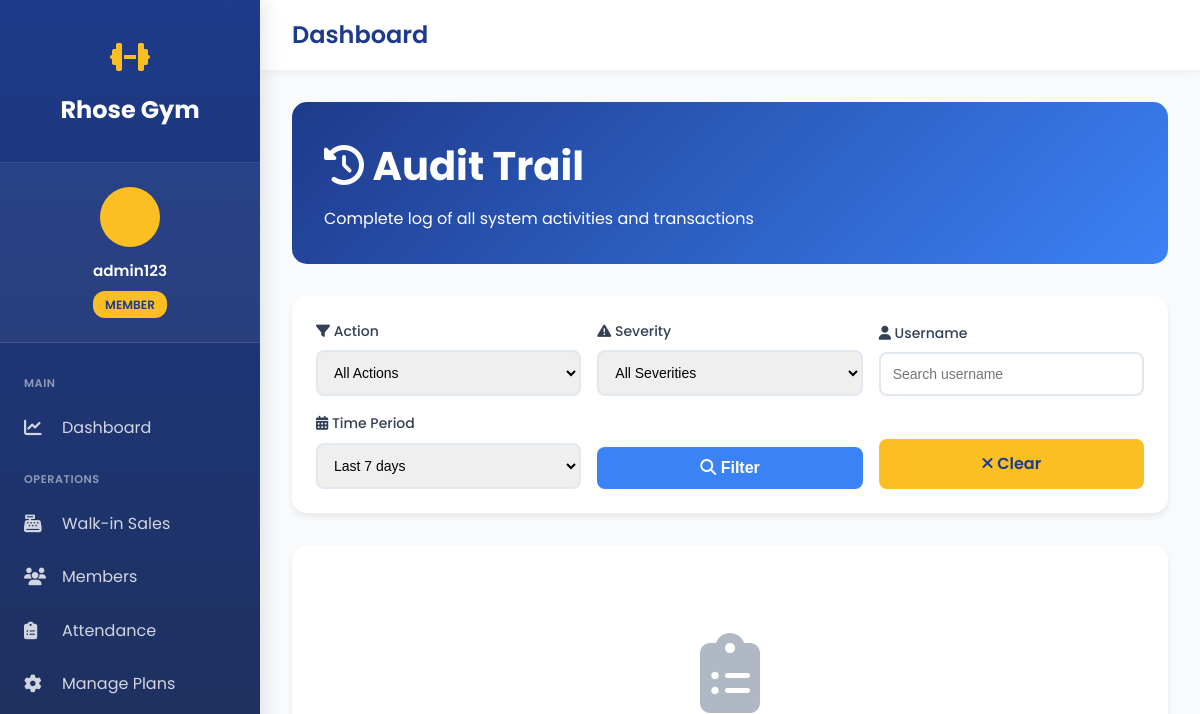
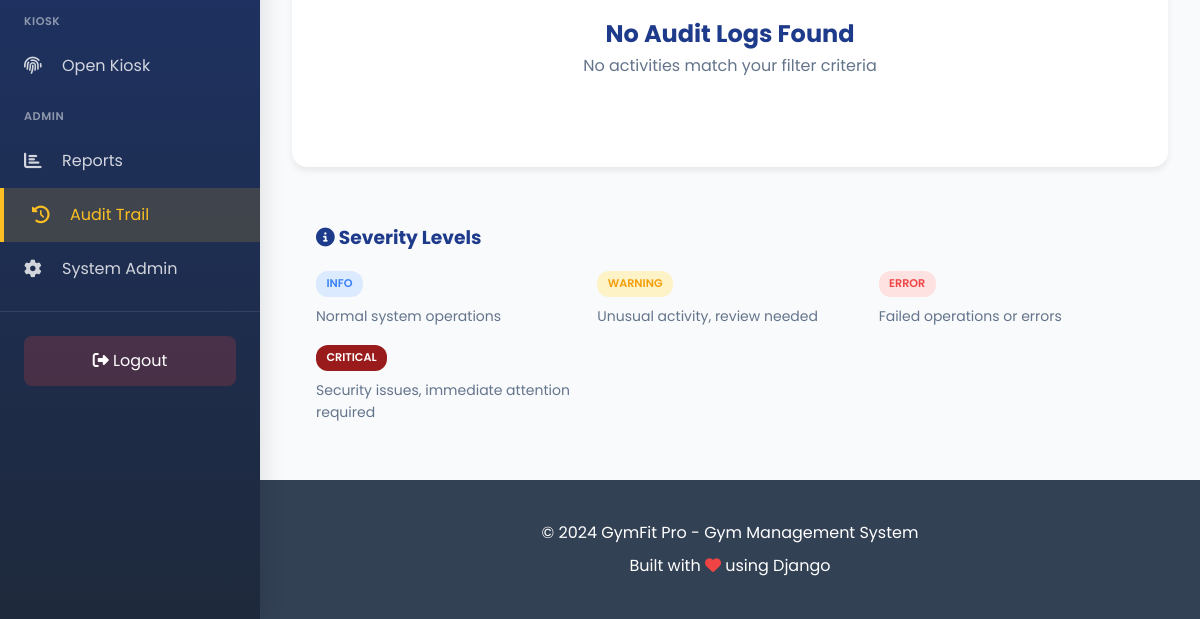
Before: /audit-trail/ (signed in) with the older database file (2 pictures, top to bottom).
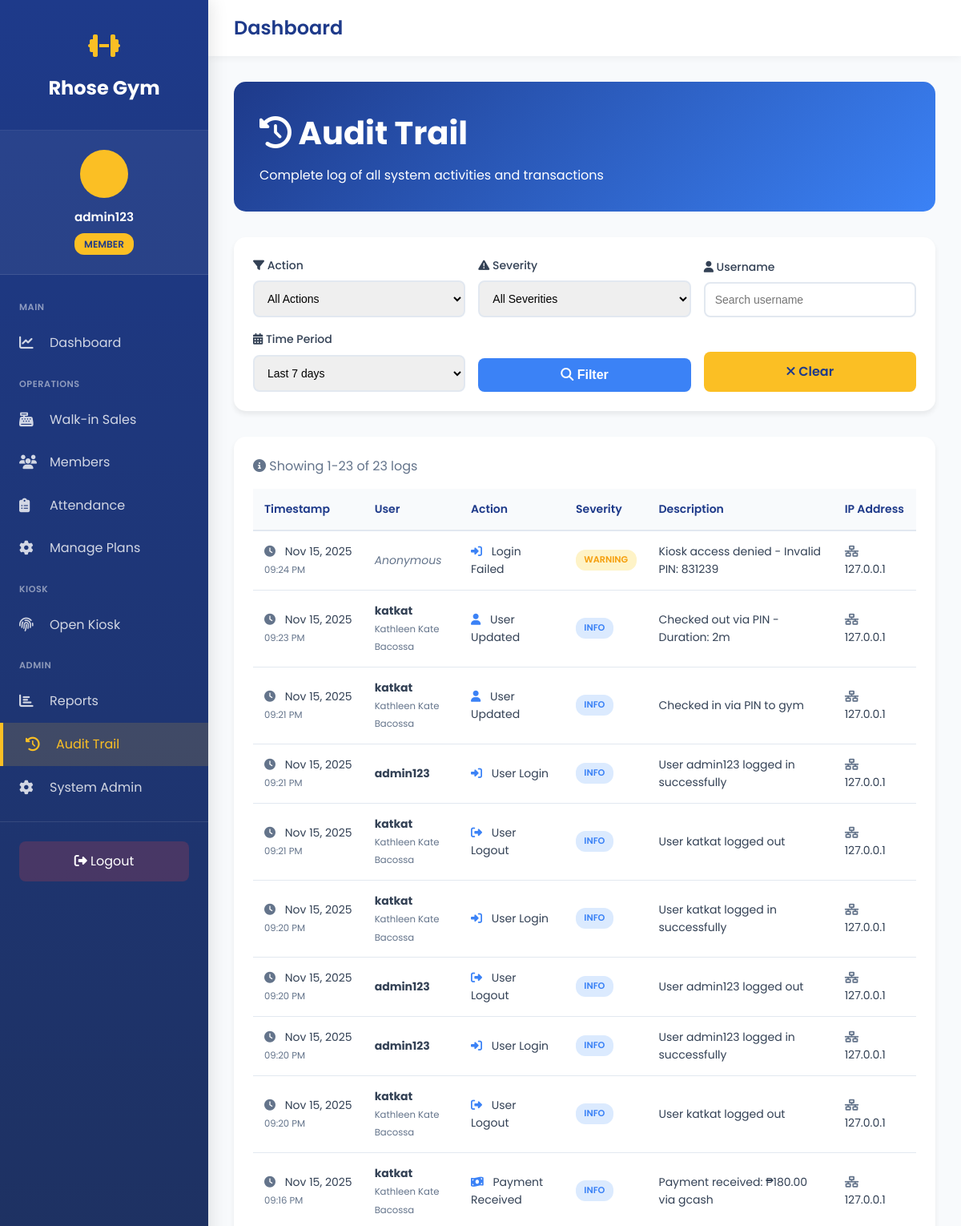
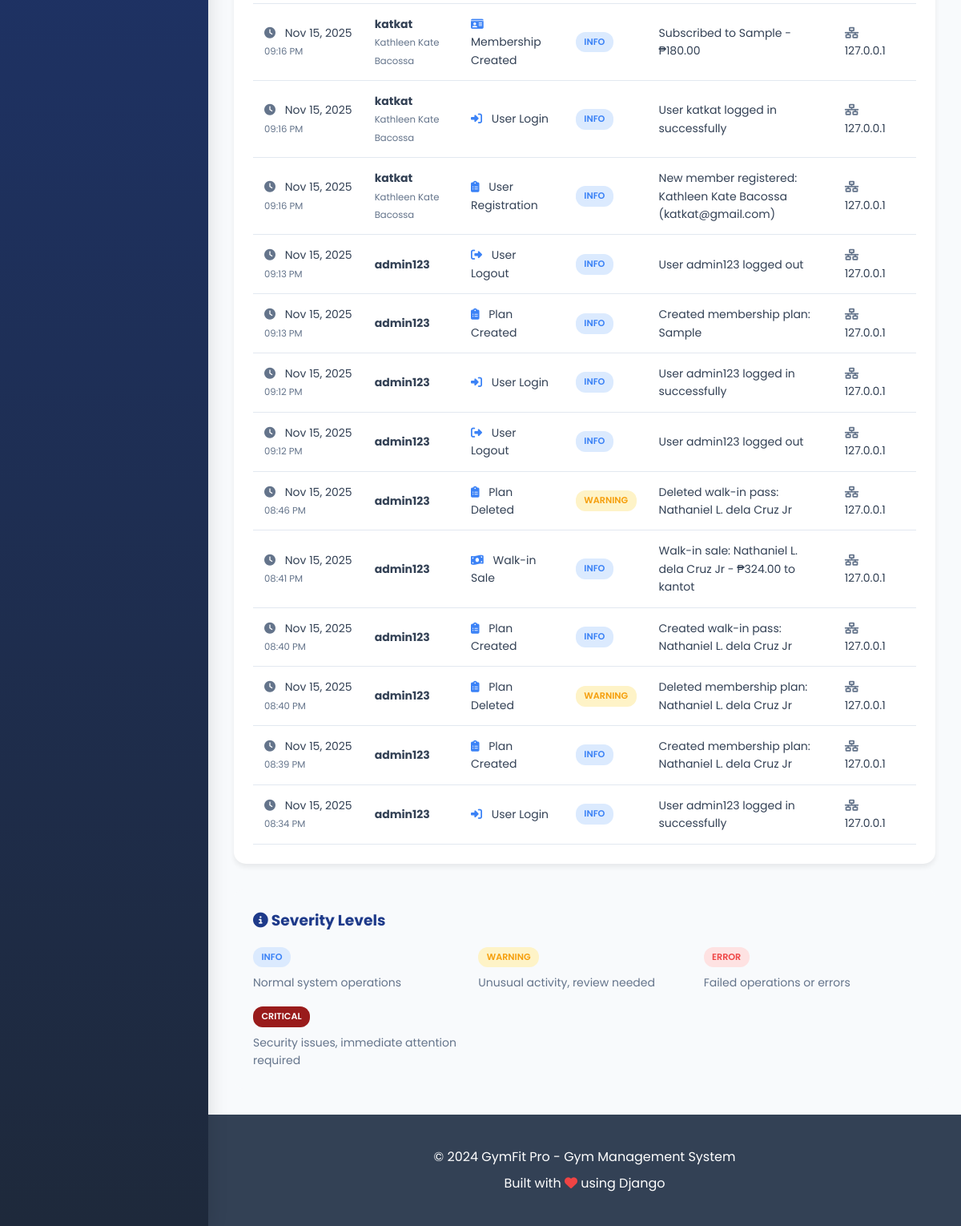
After: the same page with the newer database file (2 pictures, top to bottom).
### gym_app/models.py (models this page shows, shortened)
class AuditLog(models.Model):
    ACTION_CHOICES = [
        ('login', 'User Login'),
        ('logout', 'User Logout'),
        ('login_failed', 'Login Failed'),
        ('register', 'User Registration'),
        ('user_created', 'User Created'),
        ('user_updated', 'User Updated'),
        ('user_deleted', 'User Deleted'),
        ('role_changed', 'Role Changed'),
        ('membership_created', 'Membership Created'),
        ('membership_updated', 'Membership Updated'),
        ('membership_cancelled', 'Membership Cancelled'),
        ('membership_expired', 'Membership Expired'),
        ('payment_received', 'Payment Received'),
        ('walkin_sale', 'Walk-in Sale'),
        ('payment_refunded', 'Payment Refunded'),
        ('plan_created', 'Plan Created'),
        ('plan_updated', 'Plan Updated'),
        ('plan_deleted', 'Plan Deleted'),
        ('data_export', 'Data Exported'),
        ('report_generated', 'Report Generated'),
        ('settings_changed', 'Settings Changed'),
        ('unauthorized_access', 'Unauthorized Access Attempt'),
        ('password_changed', 'Password Changed'),
        ('permission_denied', 'Permission Denied'),
    ]
    SEVERITY_CHOICES = [
        ('info', 'Info'),
        ('warning', 'Warning'),
        ('error', 'Error'),
        ('critical', 'Critical'),
    ]
    user = models.ForeignKey(
        User,
        on_delete=models.SET_NULL,
        null=True,
        blank=True,
        related_name='audit_logs'
    )
    action = models.CharField(max_length=50, choices=ACTION_CHOICES)
    severity = models.CharField(max_length=10, choices=SEVERITY_CHOICES, default='info')
    description = models.TextField()
    ip_address = models.GenericIPAddressField(null=True, blank=True)
    user_agent = models.TextField(blank=True, null=True)
    model_name = models.CharField(max_length=100, blank=True, null=True)
    object_id = models.CharField(max_length=100, blank=True, null=True)
    object_repr = models.CharField(max_length=200, blank=True, null=True)
    extra_data = models.JSONField(default=dict, blank=True)
    timestamp = models.DateTimeField(auto_now_add=True, db_index=True)
    class Meta:
        db_table = 'audit_logs'
        verbose_name = 'Audit Log'
        verbose_name_plural = 'Audit Logs'
        ordering = ['-timestamp']
        indexes = [
            models.Index(fields=['-timestamp']),
            models.Index(fields=['user', '-timestamp']),
            models.Index(fields=['action', '-timestamp']),
        ]

class User(AbstractUser):
    ROLE_CHOICES = [
        ('admin', 'Admin'),
        ('staff', 'Staff'),
        ('member', 'Member'),
    ]
    role = models.CharField(max_length=10, choices=ROLE_CHOICES, default='member')
    mobile_no = models.CharField(max_length=20, blank=True, null=True)
    address = models.TextField(blank=True, null=True)
    birthdate = models.DateField(blank=True, null=True)
    age = models.IntegerField(blank=True, null=True)
    kiosk_pin = models.CharField(
        max_length=6,
        blank=True,
        null=True,
        unique=True,
        help_text="6-digit PIN for kiosk check-in/out",
        verbose_name="Kiosk PIN"
    )
    created_at = models.DateTimeField(auto_now_add=True)
    updated_at = models.DateTimeField(auto_now=True)
    class Meta:
        db_table = 'users'
        verbose_name = 'User'
        verbose_name_plural = 'Users'
    def is_admin(self):
        return self.role == 'admin' or self.is_superuser

### gym_app/views.py (the view, shortened to what this page needs)
# urls.py: path('audit-trail/', views.audit_trail_view, name='audit_trail'),
@login_required
def audit_trail_view(request):
    action_filter = request.GET.get('action', '')
    user_filter = request.GET.get('user', '')
    severity_filter = request.GET.get('severity', '')
    days_filter = request.GET.get('days', '7')
    logs = AuditLog.objects.all().select_related('user')
    if action_filter:
        logs = logs.filter(action=action_filter)
    if user_filter:
        logs = logs.filter(user__username__icontains=user_filter)
    if severity_filter:
        logs = logs.filter(severity=severity_filter)
    if days_filter:
        try:
            days = int(days_filter)
            from datetime import timedelta
            start_date = timezone.now() - timedelta(days=days)
            logs = logs.filter(timestamp__gte=start_date)
        except ValueError:
            pass
    from django.core.paginator import Paginator
    paginator = Paginator(logs, 50)  # 50 logs per page
    page_number = request.GET.get('page')
    page_obj = paginator.get_page(page_number)
    actions = AuditLog.ACTION_CHOICES
    context = {
        'page_obj': page_obj,
        'actions': actions,
        'action_filter': action_filter,
        'user_filter': user_filter,
        'severity_filter': severity_filter,
        'days_filter': days_filter,
    }
    return render(request, 'gym_app/audit_trail.html', context)

### templates/gym_app/audit_trail.html (shortened to what the changed rows need)
{% extends 'gym_app/base_sidebar.html' %}
{% block content %}
{% load static %}
<link rel="stylesheet" href="{% static 'gym_app/css/pages/audit_trail.css' %}">
<div class="page-header">
    <h1><i class="fas fa-history"></i> Audit Trail</h1>
</div>
<div class="table-container">
    {% if page_obj %}
    <p style="color: var(--gray); margin-bottom: 1rem;">
        <i class="fas fa-info-circle"></i>
        Showing {{ page_obj.start_index }}-{{ page_obj.end_index }} of {{ page_obj.paginator.count }} log{{ page_obj.paginator.count|pluralize }}
    </p>
    <table>
        <thead>
            <tr>
                <th>Timestamp</th>
                <th>User</th>
                <th>Action</th>
                <th>Severity</th>
                <th>Description</th>
                <th>IP Address</th>
            </tr>
        </thead>
        <tbody>
            {% for log in page_obj %}
            <tr>
                <td style="white-space: nowrap;">
                    <i class="fas fa-clock action-icon" style="color: var(--gray);"></i>
                    {{ log.timestamp|date:"M d, Y" }}<br>
                    <small style="color: var(--gray);">{{ log.timestamp|date:"h:i A" }}</small>
                </td>
                <td>
                    {% if log.user %}
                        <strong>{{ log.user.username }}</strong><br>
                        <small style="color: var(--gray);">{{ log.user.get_full_name }}</small>
                    {% else %}
                        <em style="color: var(--gray);">Anonymous</em>
                    {% endif %}
                </td>
                <td>
                    <i class="fas fa-{% if 'login' in log.action %}sign-in-alt{% elif 'logout' in log.action %}sign-out-alt{% elif 'payment' in log.action or 'sale' in log.action %}money-bill-wave{% elif 'membership' in log.action %}id-card{% elif 'user' in log.action %}user{% else %}clipboard-list{% endif %} action-icon"
                       style="color: var(--secondary-blue);"></i>
                    {{ log.get_action_display }}
                </td>
                <td>
                    <span class="badge badge-{{ log.severity }}">
                        {{ log.severity|upper }}
                    </span>
                </td>
                <td>{{ log.description }}</td>
                <td>
                    {% if log.ip_address %}
                        <i class="fas fa-network-wired action-icon" style="color: var(--gray);"></i>
                        {{ log.ip_address }}
                    {% else %}
                        <em style="color: var(--gray);">N/A</em>
                    {% endif %}
                </td>
            </tr>
            {% endfor %}
        </tbody>
    </table>
    {% else %}
    <div class="empty-state">
        <i class="fas fa-clipboard-list"></i>
        <h2 style="color: var(--primary-blue);">No Audit Logs Found</h2>
        <p>No activities match your filter criteria</p>
    </div>
    {% endif %}
</div>
{% endblock %}

Changed rows visible on the page:
added AuditLog: timestamp "Nov 15, 2025", timestamp "09:24 PM", shows "Anonymous", action "Login Failed", severity "WARNING", description "Kiosk access denied - Invalid PIN: 831239", ip_address "127.0.0.1"
added AuditLog: timestamp "Nov 15, 2025", timestamp "09:23 PM", user.username "katkat", user.get_full_name "Kathleen Kate Bacossa", action "User Updated", severity "INFO", description "Checked out via PIN - Duration: 2m", ip_address "127.0.0.1"
added AuditLog: timestamp "Nov 15, 2025", timestamp "09:21 PM", user.username "katkat", user.get_full_name "Kathleen Kate Bacossa", action "User Updated", severity "INFO", description "Checked in via PIN to gym", ip_address "127.0.0.1"
added AuditLog: timestamp "Nov 15, 2025", timestamp "09:21 PM", user.username "admin123", action "User Login", severity "INFO", description "User admin123 logged in successfully", ip_address "127.0.0.1"
added AuditLog: timestamp "Nov 15, 2025", timestamp "09:21 PM", user.username "katkat", user.get_full_name "Kathleen Kate Bacossa", action "User Logout", severity "INFO", description "User katkat logged out", ip_address "127.0.0.1"
added AuditLog: timestamp "Nov 15, 2025", timestamp "09:20 PM", user.username "katkat", user.get_full_name "Kathleen Kate Bacossa", action "User Login", severity "INFO", description "User katkat logged in successfully", ip_address "127.0.0.1"
added AuditLog: timestamp "Nov 15, 2025", timestamp "09:20 PM", user.username "admin123", action "User Logout", severity "INFO", description "User admin123 logged out", ip_address "127.0.0.1"
added AuditLog: timestamp "Nov 15, 2025", timestamp "09:20 PM", user.username "admin123", action "User Login", severity "INFO", description "User admin123 logged in successfully", ip_address "127.0.0.1"
added AuditLog: timestamp "Nov 15, 2025", timestamp "09:20 PM", user.username "katkat", user.get_full_name "Kathleen Kate Bacossa", action "User Logout", severity "INFO", description "User katkat logged out", ip_address "127.0.0.1"
added AuditLog: timestamp "Nov 15, 2025", timestamp "09:16 PM", user.username "katkat", user.get_full_name "Kathleen Kate Bacossa", action "Payment Received", severity "INFO", description "Payment received: ₱180.00 via gcash", ip_address "127.0.0.1"
added AuditLog: timestamp "Nov 15, 2025", timestamp "09:16 PM", user.username "katkat", user.get_full_name "Kathleen Kate Bacossa", action "Membership Created", severity "INFO", description "Subscribed to Sample - ₱180.00", ip_address "127.0.0.1"
added AuditLog: timestamp "Nov 15, 2025", timestamp "09:16 PM", user.username "katkat", user.get_full_name "Kathleen Kate Bacossa", action "User Login", severity "INFO", description "User katkat logged in successfully", ip_address "127.0.0.1"
added AuditLog: timestamp "Nov 15, 2025", timestamp "09:16 PM", user.username "katkat", user.get_full_name "Kathleen Kate Bacossa", action "User Registration", severity "INFO", description "New member registered: Kathleen Kate Bacossa (katkat@gmail.com)", ip_address "127.0.0.1"
added AuditLog: timestamp "Nov 15, 2025", timestamp "09:13 PM", user.username "admin123", action "User Logout", severity "INFO", description "User admin123 logged out", ip_address "127.0.0.1"
added AuditLog: timestamp "Nov 15, 2025", timestamp "09:13 PM", user.username "admin123", action "Plan Created", severity "INFO", description "Created membership plan: Sample", ip_address "127.0.0.1"
added AuditLog: timestamp "Nov 15, 2025", timestamp "09:12 PM", user.username "admin123", action "User Login", severity "INFO", description "User admin123 logged in successfully", ip_address "127.0.0.1"
added AuditLog: timestamp "Nov 15, 2025", timestamp "09:12 PM", user.username "admin123", action "User Logout", severity "INFO", description "User admin123 logged out", ip_address "127.0.0.1"
added AuditLog: timestamp "Nov 15, 2025", timestamp "08:46 PM", user.username "admin123", action "Plan Deleted", severity "WARNING", description "Deleted walk-in pass: Nathaniel L. dela Cruz Jr", ip_address "127.0.0.1"
added AuditLog: timestamp "Nov 15, 2025", timestamp "08:41 PM", user.username "admin123", action "Walk-in Sale", severity "INFO", description "Walk-in sale: Nathaniel L. dela Cruz Jr - ₱324.00 to kantot", ip_address "127.0.0.1"
added AuditLog: timestamp "Nov 15, 2025", timestamp "08:40 PM", user.username "admin123", action "Plan Created", severity "INFO", description "Created walk-in pass: Nathaniel L. dela Cruz Jr", ip_address "127.0.0.1"
added AuditLog: timestamp "Nov 15, 2025", timestamp "08:40 PM", user.username "admin123", action "Plan Deleted", severity "WARNING", description "Deleted membership plan: Nathaniel L. dela Cruz Jr", ip_address "127.0.0.1"
added AuditLog: timestamp "Nov 15, 2025", timestamp "08:39 PM", user.username "admin123", action "Plan Created", severity "INFO", description "Created membership plan: Nathaniel L. dela Cruz Jr", ip_address "127.0.0.1"
added AuditLog: timestamp "Nov 15, 2025", timestamp "08:34 PM", user.username "admin123", action "User Login", severity "INFO", description "User admin123 logged in successfully", ip_address "127.0.0.1"
Other visible differences:
{{ page_obj.start_index }}: (not shown) → "1"
{{ page_obj.end_index }}: (not shown) → "23"
{{ page_obj.paginator.count }}: (not shown) → "23"
text no longer shown: "No Audit Logs Found No activities match your filter criteria"
text now shown: "Showing - of log Timestamp User Action Severity Description IP Address"
